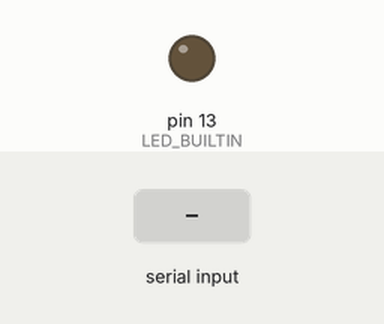
Simulated run of this sketch. Board: Arduino Uno, built with avr-gcc and run on an emulated ATmega328P. Shown: output pins drawn as LEDs (lit = HIGH). The test bench sets the inputs (shaded band).

Above: at 1.2 s.
1.3 s: "M:90\n" received over Serial
At 1.42 s:
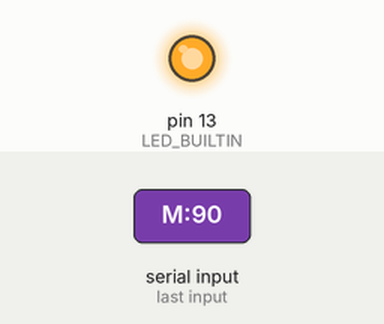
4.3 s: "M: 45\n" received over Serial
Timing chart, 0 to 8.3 s (numbered marks = the images above; inputs shaded):
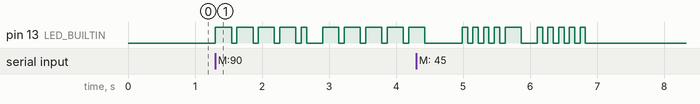

The sketch:

morse.ino
```cpp
// morse.ino — Arduino morse blinker
// Receives serial commands at 9600 baud:
//   S:<wpm>\n  — set speed (5-25 WPM)
//   M:<text>\n — blink text in morse on LED_BUILTIN

static const char* MORSE_TABLE[] = {
    // A-Z (index 0-25)
    ".-",    "-...",  "-.-.",  "-..",   ".",     "..-.",  "--.",
    "....",  "..",    ".---",  "-.-",   ".-..",  "--",    "-.",
    "---",   ".--.",  "--.-",  ".-.",   "...",   "-",     "..-",
    "...-",  ".--",   "-..-",  "-.--",  "--..",
    // 0-9 (index 26-35)
    "-----", ".----", "..---", "...--", "....-",
    ".....", "-....", "--...", "---..", "----.",
    // Punctuation (index 36+): . , ? ! / ( ) & : ; = + - _ " $ @
    ".-.-.-", "--..--", "..--..", "-.-.--", "-..-.",
    "-.--.",  "-.--.-", ".-...",  "---...",  "-.-.-.",
    "-...-",  ".-.-.",  "-....-", ".-..-.",  "...-..-", ".--.-."
};

// Maps ASCII char to MORSE_TABLE index; returns -1 if unknown
static int morse_index(char c) {
    if (c >= 'A' && c <= 'Z') return c - 'A';
    if (c >= '0' && c <= '9') return 26 + (c - '0');
    switch (c) {
        case '.': return 36; case ',': return 37; case '?': return 38;
        case '!': return 39; case '/': return 40; case '(': return 41;
        case ')': return 42; case '&': return 43; case ':': return 44;
        case ';': return 45; case '=': return 46; case '+': return 47;
        case '-': return 48; case '_': return 49; case '"': return 50;
        case '$': return 51; case '@': return 52;
        default:  return -1;
    }
}

static int g_wpm = 15;
static bool g_busy = false;

static void blink_morse(const char* text, int wpm) {
    if (wpm < 5)  wpm = 5;
    if (wpm > 25) wpm = 25;
    int dot_ms = 1200 / wpm;

    g_busy = true;
    for (int i = 0; text[i] != '\0'; i++) {
        char c = text[i];
        if (c == ' ') {
            // inter-word gap = 7 dots; 3 already elapsed as inter-char after prev char
            delay(4 * dot_ms);
            continue;
        }
        int idx = morse_index(c);
        if (idx < 0) continue;

        const char* sym = MORSE_TABLE[idx];
        for (int j = 0; sym[j] != '\0'; j++) {
            digitalWrite(LED_BUILTIN, HIGH);
            if (sym[j] == '.') {
                delay(dot_ms);
            } else {
                delay(3 * dot_ms);
            }
            digitalWrite(LED_BUILTIN, LOW);
            if (sym[j + 1] != '\0') {
                delay(dot_ms);  // intra-char gap
            }
        }
        // inter-char gap = 3 dots
        delay(3 * dot_ms);
    }
    g_busy = false;
}

void setup() {
    Serial.begin(9600);
    pinMode(LED_BUILTIN, OUTPUT);
    digitalWrite(LED_BUILTIN, LOW);
}

void loop() {
    if (Serial.available() == 0) return;
    String line = Serial.readStringUntil('\n');
    line.trim();
    if (line.length() < 3) return;

    if (line.startsWith("S:")) {
        int wpm = line.substring(2).toInt();
        if (wpm >= 5 && wpm <= 25) g_wpm = wpm;
        return;
    }

    if (line.startsWith("M:")) {
        if (g_busy) return;  // ignore while blinking
        String text = line.substring(2);
        text.toUpperCase();
        blink_morse(text.c_str(), g_wpm);
        return;
    }
}
```

Measured:
- after the input at 1.3 s, pin 13 (LED_BUILTIN): goes 4 × (HIGH 0.24 s, LOW 0.08 s), HIGH 0.08 s, LOW 0.24 s, 4 × (HIGH 0.24 s, LOW 0.08 s), then HIGH, starting at once
